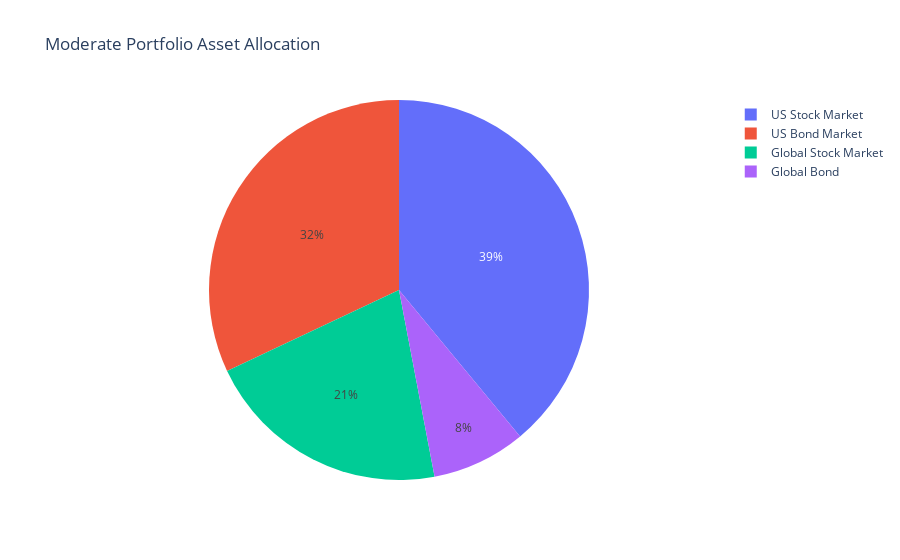

The notebook cell this image was saved under:
### Code cell
#Portfolio Asset Allocation. 
labels = ['US Bond Market','Global Bond','Global Stock Market','US Stock Market']
weights3 = [0.32, 0.08, 0.21, 0.39]

fig3 = go.Figure(data=[go.Pie(labels=labels, values=weights3)])
fig4= fig3.update_layout(title="Moderate Portfolio Asset Allocation")
fig3.show()

### Figure 1 — Plotly figure (JSON) as saved in the notebook; plotly's stock layout.template omitted (floating-point values rounded to 4 significant figures)
{"data": [{"labels": ["US Bond Market", "Global Bond", "Global Stock Market", "US Stock Market"], "type": "pie", "values": [0.32, 0.08, 0.21, 0.39]}], "layout": {"autosize": true, "title": {"text": "Moderate Portfolio Asset Allocation"}}}
